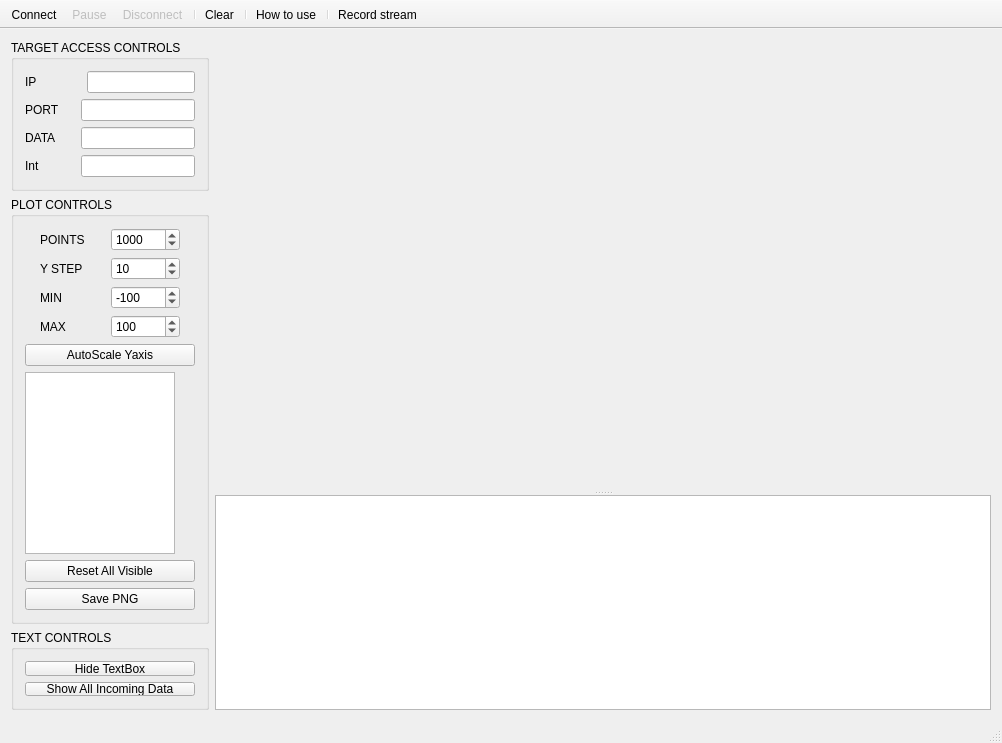
<?xml version="1.0" encoding="UTF-8"?>
<ui version="4.0">
 <class>MainWindow</class>
 <widget class="QMainWindow" name="MainWindow">
  <property name="geometry">
   <rect>
    <x>0</x>
    <y>0</y>
    <width>1002</width>
    <height>743</height>
   </rect>
  </property>
  <property name="minimumSize">
   <size>
    <width>840</width>
    <height>620</height>
   </size>
  </property>
  <property name="windowTitle">
   <string>MainWindow</string>
  </property>
  <widget class="QWidget" name="centralWidget">
   <layout class="QGridLayout" name="gridLayout_3">
    <item row="0" column="0">
     <layout class="QVBoxLayout" name="controlsLayout">
      <item>
       <widget class="QGroupBox" name="PortControlsBox">
        <property name="title">
         <string>TARGET ACCESS CONTROLS</string>
        </property>
        <property name="flat">
         <bool>false</bool>
        </property>
        <property name="checkable">
         <bool>false</bool>
        </property>
        <layout class="QGridLayout" name="gridLayout">
         <item row="0" column="0">
          <layout class="QVBoxLayout" name="verticalLayout_3">
           <item>
            <layout class="QHBoxLayout" name="horizontalLayout_5">
             <item>
              <widget class="QLabel" name="label_3">
               <property name="text">
                <string>IP</string>
               </property>
              </widget>
             </item>
             <item>
              <widget class="QLineEdit" name="lineEdit_3">
               <property name="sizePolicy">
                <sizepolicy hsizetype="Minimum" vsizetype="Fixed">
                 <horstretch>0</horstretch>
                 <verstretch>0</verstretch>
                </sizepolicy>
               </property>
              </widget>
             </item>
            </layout>
           </item>
           <item>
            <layout class="QHBoxLayout" name="horizontalLayout">
             <item>
              <widget class="QLabel" name="labelPort">
               <property name="maximumSize">
                <size>
                 <width>50</width>
                 <height>16777215</height>
                </size>
               </property>
               <property name="text">
                <string>PORT</string>
               </property>
              </widget>
             </item>
             <item>
              <widget class="QLineEdit" name="lineEdit_2">
               <property name="sizePolicy">
                <sizepolicy hsizetype="Minimum" vsizetype="Fixed">
                 <horstretch>0</horstretch>
                 <verstretch>0</verstretch>
                </sizepolicy>
               </property>
              </widget>
             </item>
            </layout>
           </item>
           <item>
            <layout class="QHBoxLayout" name="horizontalLayout_2">
             <item>
              <widget class="QLabel" name="labelBaud">
               <property name="maximumSize">
                <size>
                 <width>50</width>
                 <height>16777215</height>
                </size>
               </property>
               <property name="text">
                <string>DATA</string>
               </property>
              </widget>
             </item>
             <item>
              <widget class="QLineEdit" name="lineEdit">
               <property name="sizePolicy">
                <sizepolicy hsizetype="Minimum" vsizetype="Fixed">
                 <horstretch>0</horstretch>
                 <verstretch>0</verstretch>
                </sizepolicy>
               </property>
              </widget>
             </item>
            </layout>
           </item>
           <item>
            <layout class="QHBoxLayout" name="horizontalLayout_3">
             <item>
              <widget class="QLabel" name="labelData">
               <property name="maximumSize">
                <size>
                 <width>50</width>
                 <height>16777215</height>
                </size>
               </property>
               <property name="text">
                <string>Int</string>
               </property>
              </widget>
             </item>
             <item>
              <widget class="QLineEdit" name="lineEdit_4">
               <property name="sizePolicy">
                <sizepolicy hsizetype="Minimum" vsizetype="Fixed">
                 <horstretch>0</horstretch>
                 <verstretch>0</verstretch>
                </sizepolicy>
               </property>
              </widget>
             </item>
            </layout>
           </item>
          </layout>
         </item>
        </layout>
       </widget>
      </item>
      <item>
       <widget class="QGroupBox" name="PlotControlsBox">
        <property name="title">
         <string>PLOT CONTROLS</string>
        </property>
        <layout class="QGridLayout" name="gridLayout_2">
         <item row="0" column="0">
          <layout class="QVBoxLayout" name="plotControlsLayout">
           <item>
            <layout class="QHBoxLayout" name="horizontalLayout_10">
             <item>
              <widget class="QLabel" name="pointsLabel">
               <property name="minimumSize">
                <size>
                 <width>50</width>
                 <height>0</height>
                </size>
               </property>
               <property name="maximumSize">
                <size>
                 <width>50</width>
                 <height>16777215</height>
                </size>
               </property>
               <property name="text">
                <string>POINTS</string>
               </property>
              </widget>
             </item>
             <item>
              <widget class="QSpinBox" name="spinPoints">
               <property name="minimumSize">
                <size>
                 <width>69</width>
                 <height>0</height>
                </size>
               </property>
               <property name="maximumSize">
                <size>
                 <width>69</width>
                 <height>16777215</height>
                </size>
               </property>
               <property name="minimum">
                <number>0</number>
               </property>
               <property name="maximum">
                <number>999999999</number>
               </property>
               <property name="singleStep">
                <number>10</number>
               </property>
               <property name="value">
                <number>1000</number>
               </property>
              </widget>
             </item>
            </layout>
           </item>
           <item>
            <layout class="QHBoxLayout" name="horizontalLayout_9">
             <item>
              <widget class="QLabel" name="labelYStep">
               <property name="minimumSize">
                <size>
                 <width>50</width>
                 <height>0</height>
                </size>
               </property>
               <property name="maximumSize">
                <size>
                 <width>50</width>
                 <height>16777215</height>
                </size>
               </property>
               <property name="text">
                <string>Y STEP</string>
               </property>
              </widget>
             </item>
             <item>
              <widget class="QSpinBox" name="spinYStep">
               <property name="minimumSize">
                <size>
                 <width>69</width>
                 <height>0</height>
                </size>
               </property>
               <property name="maximumSize">
                <size>
                 <width>69</width>
                 <height>16777215</height>
                </size>
               </property>
               <property name="minimum">
                <number>1</number>
               </property>
               <property name="maximum">
                <number>10000</number>
               </property>
               <property name="singleStep">
                <number>1</number>
               </property>
               <property name="value">
                <number>10</number>
               </property>
              </widget>
             </item>
            </layout>
           </item>
           <item>
            <layout class="QHBoxLayout" name="horizontalLayout_7">
             <item>
              <widget class="QLabel" name="label">
               <property name="minimumSize">
                <size>
                 <width>50</width>
                 <height>0</height>
                </size>
               </property>
               <property name="maximumSize">
                <size>
                 <width>50</width>
                 <height>16777215</height>
                </size>
               </property>
               <property name="text">
                <string>MIN</string>
               </property>
              </widget>
             </item>
             <item>
              <widget class="QSpinBox" name="spinAxesMin">
               <property name="minimumSize">
                <size>
                 <width>69</width>
                 <height>0</height>
                </size>
               </property>
               <property name="maximumSize">
                <size>
                 <width>69</width>
                 <height>16777215</height>
                </size>
               </property>
               <property name="minimum">
                <number>-65536</number>
               </property>
               <property name="maximum">
                <number>65536</number>
               </property>
               <property name="singleStep">
                <number>10</number>
               </property>
               <property name="value">
                <number>-100</number>
               </property>
              </widget>
             </item>
            </layout>
           </item>
           <item>
            <layout class="QHBoxLayout" name="horizontalLayout_8">
             <item>
              <widget class="QLabel" name="label_2">
               <property name="minimumSize">
                <size>
                 <width>50</width>
                 <height>0</height>
                </size>
               </property>
               <property name="maximumSize">
                <size>
                 <width>50</width>
                 <height>16777215</height>
                </size>
               </property>
               <property name="text">
                <string>MAX</string>
               </property>
              </widget>
             </item>
             <item>
              <widget class="QSpinBox" name="spinAxesMax">
               <property name="minimumSize">
                <size>
                 <width>69</width>
                 <height>0</height>
                </size>
               </property>
               <property name="maximumSize">
                <size>
                 <width>69</width>
                 <height>16777215</height>
                </size>
               </property>
               <property name="minimum">
                <number>-65536</number>
               </property>
               <property name="maximum">
                <number>65536</number>
               </property>
               <property name="singleStep">
                <number>10</number>
               </property>
               <property name="value">
                <number>100</number>
               </property>
              </widget>
             </item>
            </layout>
           </item>
           <item>
            <widget class="QPushButton" name="pushButton_AutoScale">
             <property name="sizeIncrement">
              <size>
               <width>0</width>
               <height>8</height>
              </size>
             </property>
             <property name="text">
              <string>AutoScale Yaxis</string>
             </property>
            </widget>
           </item>
           <item>
            <widget class="QListWidget" name="listWidget_Channels">
             <property name="sizePolicy">
              <sizepolicy hsizetype="Minimum" vsizetype="MinimumExpanding">
               <horstretch>0</horstretch>
               <verstretch>0</verstretch>
              </sizepolicy>
             </property>
             <property name="minimumSize">
              <size>
               <width>0</width>
               <height>0</height>
              </size>
             </property>
             <property name="maximumSize">
              <size>
               <width>150</width>
               <height>16777215</height>
              </size>
             </property>
             <property name="layoutDirection">
              <enum>Qt::LeftToRight</enum>
             </property>
             <property name="autoScroll">
              <bool>false</bool>
             </property>
             <property name="editTriggers">
              <set>QAbstractItemView::NoEditTriggers</set>
             </property>
             <property name="alternatingRowColors">
              <bool>true</bool>
             </property>
             <property name="selectionBehavior">
              <enum>QAbstractItemView::SelectItems</enum>
             </property>
             <property name="textElideMode">
              <enum>Qt::ElideMiddle</enum>
             </property>
             <property name="resizeMode">
              <enum>QListView::Adjust</enum>
             </property>
             <property name="modelColumn">
              <number>0</number>
             </property>
             <property name="selectionRectVisible">
              <bool>true</bool>
             </property>
            </widget>
           </item>
           <item>
            <widget class="QPushButton" name="pushButton_ResetVisible">
             <property name="text">
              <string>Reset All Visible</string>
             </property>
            </widget>
           </item>
           <item>
            <widget class="QPushButton" name="savePNGButton">
             <property name="text">
              <string>Save PNG</string>
             </property>
            </widget>
           </item>
          </layout>
         </item>
        </layout>
       </widget>
      </item>
      <item>
       <spacer name="verticalSpacer">
        <property name="orientation">
         <enum>Qt::Vertical</enum>
        </property>
        <property name="sizeHint" stdset="0">
         <size>
          <width>20</width>
          <height>40</height>
         </size>
        </property>
       </spacer>
      </item>
      <item>
       <widget class="QGroupBox" name="gridGroupBox">
        <property name="minimumSize">
         <size>
          <width>0</width>
          <height>80</height>
         </size>
        </property>
        <property name="title">
         <string>TEXT CONTROLS</string>
        </property>
        <layout class="QGridLayout" name="TextControlsBox">
         <item row="0" column="0">
          <layout class="QVBoxLayout" name="verticalLayout">
           <item>
            <widget class="QPushButton" name="pushButton_TextEditHide">
             <property name="text">
              <string>Hide TextBox</string>
             </property>
             <property name="checkable">
              <bool>true</bool>
             </property>
             <property name="checked">
              <bool>false</bool>
             </property>
            </widget>
           </item>
           <item>
            <widget class="QPushButton" name="pushButton_ShowallData">
             <property name="text">
              <string>Show All Incoming Data</string>
             </property>
             <property name="checkable">
              <bool>true</bool>
             </property>
            </widget>
           </item>
          </layout>
         </item>
        </layout>
       </widget>
      </item>
     </layout>
    </item>
    <item row="0" column="1">
     <layout class="QGridLayout" name="gridLayout_4">
      <item row="1" column="0">
       <widget class="QSplitter" name="splitter">
        <property name="sizePolicy">
         <sizepolicy hsizetype="Expanding" vsizetype="MinimumExpanding">
          <horstretch>0</horstretch>
          <verstretch>0</verstretch>
         </sizepolicy>
        </property>
        <property name="font">
         <font>
          <family>Consolas</family>
         </font>
        </property>
        <property name="frameShape">
         <enum>QFrame::NoFrame</enum>
        </property>
        <property name="orientation">
         <enum>Qt::Vertical</enum>
        </property>
        <property name="opaqueResize">
         <bool>true</bool>
        </property>
        <property name="handleWidth">
         <number>5</number>
        </property>
        <property name="childrenCollapsible">
         <bool>false</bool>
        </property>
        <widget class="QCustomPlot" name="plot" native="true">
         <property name="sizePolicy">
          <sizepolicy hsizetype="Preferred" vsizetype="Expanding">
           <horstretch>0</horstretch>
           <verstretch>0</verstretch>
          </sizepolicy>
         </property>
         <property name="minimumSize">
          <size>
           <width>0</width>
           <height>400</height>
          </size>
         </property>
        </widget>
        <widget class="QTextEdit" name="textEdit_UartWindow">
         <property name="sizePolicy">
          <sizepolicy hsizetype="Preferred" vsizetype="Minimum">
           <horstretch>0</horstretch>
           <verstretch>0</verstretch>
          </sizepolicy>
         </property>
         <property name="minimumSize">
          <size>
           <width>0</width>
           <height>150</height>
          </size>
         </property>
        </widget>
       </widget>
      </item>
      <item row="0" column="0">
       <spacer name="horizontalSpacer">
        <property name="orientation">
         <enum>Qt::Horizontal</enum>
        </property>
        <property name="sizeHint" stdset="0">
         <size>
          <width>40</width>
          <height>1</height>
         </size>
        </property>
       </spacer>
      </item>
     </layout>
    </item>
   </layout>
  </widget>
  <widget class="QStatusBar" name="statusBar"/>
  <widget class="QToolBar" name="toolBar">
   <property name="windowTitle">
    <string>toolBar</string>
   </property>
   <property name="movable">
    <bool>false</bool>
   </property>
   <property name="allowedAreas">
    <set>Qt::TopToolBarArea</set>
   </property>
   <property name="floatable">
    <bool>false</bool>
   </property>
   <attribute name="toolBarArea">
    <enum>TopToolBarArea</enum>
   </attribute>
   <attribute name="toolBarBreak">
    <bool>false</bool>
   </attribute>
   <addaction name="actionConnect"/>
   <addaction name="actionPause_Plot"/>
   <addaction name="actionDisconnect"/>
   <addaction name="separator"/>
   <addaction name="actionClear"/>
   <addaction name="separator"/>
   <addaction name="actionHow_to_use"/>
   <addaction name="separator"/>
   <addaction name="actionRecord_stream"/>
  </widget>
  <action name="actionConnect">
   <property name="icon">
    <iconset resource="res/serial_port_plotter.qrc">
     <normaloff>:/serial_port_plotter/play_nor.png</normaloff>
     <normalon>:/serial_port_plotter/play_nor.png</normalon>
     <disabledoff>:/serial_port_plotter/play_dis.png</disabledoff>
     <disabledon>:/serial_port_plotter/play_dis.png</disabledon>
     <activeoff>:/serial_port_plotter/play_act.png</activeoff>
     <activeon>:/serial_port_plotter/play_act.png</activeon>
     <selectedoff>:/serial_port_plotter/play_act.png</selectedoff>
     <selectedon>:/serial_port_plotter/play_act.png</selectedon>:/serial_port_plotter/play_nor.png</iconset>
   </property>
   <property name="text">
    <string>Connect</string>
   </property>
   <property name="toolTip">
    <string>Connect to COM port</string>
   </property>
  </action>
  <action name="actionPause_Plot">
   <property name="enabled">
    <bool>false</bool>
   </property>
   <property name="icon">
    <iconset resource="res/serial_port_plotter.qrc">
     <normaloff>:/serial_port_plotter/pause_nor.png</normaloff>
     <normalon>:/serial_port_plotter/pause_nor.png</normalon>
     <disabledoff>:/serial_port_plotter/pause_dis.png</disabledoff>
     <disabledon>:/serial_port_plotter/pause_dis.png</disabledon>
     <activeoff>:/serial_port_plotter/pause_act.png</activeoff>
     <activeon>:/serial_port_plotter/pause_act.png</activeon>
     <selectedoff>:/serial_port_plotter/pause_act.png</selectedoff>
     <selectedon>:/serial_port_plotter/pause_act.png</selectedon>:/serial_port_plotter/pause_nor.png</iconset>
   </property>
   <property name="text">
    <string>Pause</string>
   </property>
   <property name="toolTip">
    <string>Pause plot</string>
   </property>
  </action>
  <action name="actionDisconnect">
   <property name="enabled">
    <bool>false</bool>
   </property>
   <property name="icon">
    <iconset resource="res/serial_port_plotter.qrc">
     <normaloff>:/serial_port_plotter/stop_nor.png</normaloff>
     <normalon>:/serial_port_plotter/stop_nor.png</normalon>
     <disabledoff>:/serial_port_plotter/stop_dis.png</disabledoff>
     <disabledon>:/serial_port_plotter/stop_dis.png</disabledon>
     <activeoff>:/serial_port_plotter/stop_act.png</activeoff>
     <activeon>:/serial_port_plotter/stop_act.png</activeon>
     <selectedoff>:/serial_port_plotter/stop_act.png</selectedoff>
     <selectedon>:/serial_port_plotter/stop_act.png</selectedon>:/serial_port_plotter/stop_nor.png</iconset>
   </property>
   <property name="text">
    <string>Disconnect</string>
   </property>
   <property name="toolTip">
    <string>Disconnect COM port</string>
   </property>
  </action>
  <action name="actionClear">
   <property name="enabled">
    <bool>true</bool>
   </property>
   <property name="icon">
    <iconset resource="res/serial_port_plotter.qrc">
     <normaloff>:/serial_port_plotter/clear_nor.png</normaloff>
     <normalon>:/serial_port_plotter/clear_nor.png</normalon>
     <disabledoff>:/serial_port_plotter/clear_dis.png</disabledoff>
     <disabledon>:/serial_port_plotter/clear_dis.png</disabledon>
     <activeoff>:/serial_port_plotter/clear_act.png</activeoff>
     <activeon>:/serial_port_plotter/clear_act.png</activeon>
     <selectedoff>:/serial_port_plotter/clear_act.png</selectedoff>
     <selectedon>:/serial_port_plotter/clear_act.png</selectedon>:/serial_port_plotter/clear_nor.png</iconset>
   </property>
   <property name="text">
    <string>Clear</string>
   </property>
   <property name="toolTip">
    <string>Clear plot data</string>
   </property>
  </action>
  <action name="actionHow_to_use">
   <property name="icon">
    <iconset resource="res/serial_port_plotter.qrc">
     <normaloff>:/serial_port_plotter/help_nor.png</normaloff>
     <normalon>:/serial_port_plotter/help_nor.png</normalon>
     <disabledoff>:/serial_port_plotter/help_dis.png</disabledoff>
     <disabledon>:/serial_port_plotter/help_dis.png</disabledon>
     <activeoff>:/serial_port_plotter/help_act.png</activeoff>
     <activeon>:/serial_port_plotter/help_act.png</activeon>
     <selectedoff>:/serial_port_plotter/help_act.png</selectedoff>
     <selectedon>:/serial_port_plotter/help_act.png</selectedon>:/serial_port_plotter/help_nor.png</iconset>
   </property>
   <property name="text">
    <string>How to use</string>
   </property>
  </action>
  <action name="actionRecord_stream">
   <property name="checkable">
    <bool>true</bool>
   </property>
   <property name="checked">
    <bool>false</bool>
   </property>
   <property name="enabled">
    <bool>true</bool>
   </property>
   <property name="icon">
    <iconset resource="res/serial_port_plotter.qrc">
     <normaloff>:/icons/line_icon_set/document.png</normaloff>
     <normalon>:/icons/line_icon_set_text/document.png</normalon>
     <disabledoff>:/icons/line_icon_set/document.png</disabledoff>:/icons/line_icon_set/document.png</iconset>
   </property>
   <property name="text">
    <string>Record stream</string>
   </property>
   <property name="toolTip">
    <string>Record the incoming data to a .csv file ( shortcut : s )</string>
   </property>
   <property name="shortcut">
    <string/>
   </property>
   <property name="visible">
    <bool>true</bool>
   </property>
  </action>
 </widget>
 <layoutdefault spacing="6" margin="11"/>
 <customwidgets>
  <customwidget>
   <class>QCustomPlot</class>
   <extends>QWidget</extends>
   <header location="global">qcustomplot/qcustomplot.h</header>
   <container>1</container>
  </customwidget>
 </customwidgets>
 <resources>
  <include location="res/serial_port_plotter.qrc"/>
 </resources>
 <connections/>
</ui>
